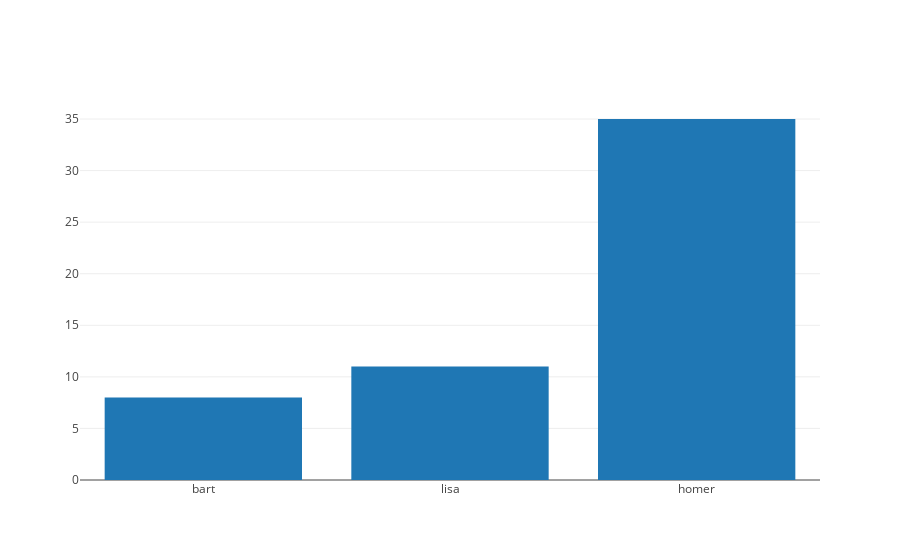

The notebook cell saved with this chart:
### Code cell
import plotly

plotly.offline.init_notebook_mode(connected=True)
trace = {'x': ['bart', 'lisa', 'homer'], 'y': [8, 11, 35], 'type': 'bar'}
plotly.offline.iplot([trace])

### Figure 1 — Plotly figure (JSON) as saved in the notebook; plotly's stock layout.template omitted (floating-point values rounded to 4 significant figures)
{"data": [{"type": "bar", "uid": "4c26cab0-89f6-11e8-b646-a4d18ccc1f8a", "x": ["bart", "lisa", "homer"], "y": [8, 11, 35]}], "layout": {}}
